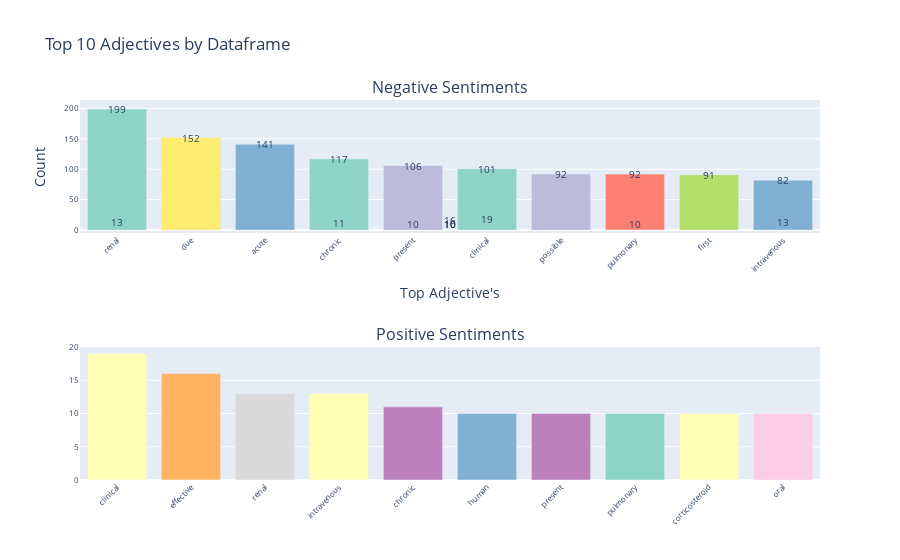

This figure's notebook cell:
### Code cell
dataframes = [negative_df, positive_df]
dataframe_names = ["Negative Sentiments", "Positive Sentiments"]
column = "context_clean"

visualize_pos(dataframes, dataframe_names, column)

### Figure 1 — Plotly figure (JSON) as saved in the notebook; plotly's stock layout.template omitted (floating-point values rounded to 4 significant figures)
{"data": [{"marker": {"color": ["rgb(141,211,199)", "rgb(255,237,111)", "rgb(128,177,211)", "rgb(141,211,199)", "rgb(190,186,218)", "rgb(141,211,199)", "rgb(190,186,218)", "rgb(251,128,114)", "rgb(179,222,105)", "rgb(128,177,211)"]}, "type": "bar", "x": ["renal", "due", "acute", "chronic", "present", "clinical", "possible", "pulmonary", "first", "intravenous"], "xaxis": "x", "y": [199, 152, 141, 117, 106, 101, 92, 92, 91, 82], "yaxis": "y"}, {"marker": {"color": ["rgb(255,255,179)", "rgb(253,180,98)", "rgb(217,217,217)", "rgb(255,255,179)", "rgb(188,128,189)", "rgb(128,177,211)", "rgb(188,128,189)", "rgb(141,211,199)", "rgb(255,255,179)", "rgb(252,205,229)"]}, "type": "bar", "x": ["clinical", "effective", "renal", "intravenous", "chronic", "human", "present", "pulmonary", "corticosteroid", "oral"], "xaxis": "x2", "y": [19, 16, 13, 13, 11, 10, 10, 10, 10, 10], "yaxis": "y2"}], "layout": {"annotations": [{"font": {"size": 16}, "showarrow": false, "text": "Negative Sentiments", "x": 0.5, "xanchor": "center", "xref": "paper", "y": 1.0, "yanchor": "bottom", "yref": "paper"}, {"font": {"size": 16}, "showarrow": false, "text": "Positive Sentiments", "x": 0.5, "xanchor": "center", "xref": "paper", "y": 0.35, "yanchor": "bottom", "yref": "paper"}, {"font": {"size": 10}, "showarrow": false, "text": "199", "x": "renal", "y": 199}, {"font": {"size": 10}, "showarrow": false, "text": "152", "x": "due", "y": 152}, {"font": {"size": 10}, "showarrow": false, "text": "141", "x": "acute", "y": 141}, {"font": {"size": 10}, "showarrow": false, "text": "117", "x": "chronic", "y": 117}, {"font": {"size": 10}, "showarrow": false, "text": "106", "x": "present", "y": 106}, {"font": {"size": 10}, "showarrow": false, "text": "101", "x": "clinical", "y": 101}, {"font": {"size": 10}, "showarrow": false, "text": "92", "x": "possible", "y": 92}, {"font": {"size": 10}, "showarrow": false, "text": "92", "x": "pulmonary", "y": 92}, {"font": {"size": 10}, "showarrow": false, "text": "91", "x": "first", "y": 91}, {"font": {"size": 10}, "showarrow": false, "text": "82", "x": "intravenous", "y": 82}, {"font": {"size": 10}, "showarrow": false, "text": "19", "x": "clinical", "y": 19}, {"font": {"size": 10}, "showarrow": false, "text": "16", "x": "effective", "y": 16}, {"font": {"size": 10}, "showarrow": false, "text": "13", "x": "renal", "y": 13}, {"font": {"size": 10}, "showarrow": false, "text": "13", "x": "intravenous", "y": 13}, {"font": {"size": 10}, "showarrow": false, "text": "11", "x": "chronic", "y": 11}, {"font": {"size": 10}, "showarrow": false, "text": "10", "x": "human", "y": 10}, {"font": {"size": 10}, "showarrow": false, "text": "10", "x": "present", "y": 10}, {"font": {"size": 10}, "showarrow": false, "text": "10", "x": "pulmonary", "y": 10}, {"font": {"size": 10}, "showarrow": false, "text": "10", "x": "corticosteroid", "y": 10}, {"font": {"size": 10}, "showarrow": false, "text": "10", "x": "oral", "y": 10}], "showlegend": false, "title": {"text": "Top 10 Adjectives by Dataframe"}, "xaxis": {"anchor": "y", "domain": [0, 1], "tickangle": -45, "tickfont": {"size": 8}, "title": {"text": "Top Adjective's"}}, "xaxis2": {"anchor": "y2", "domain": [0, 1], "tickangle": -45, "tickfont": {"size": 8}}, "yaxis": {"anchor": "x", "domain": [0.65, 1.0], "tickfont": {"size": 8}, "title": {"text": "Count"}}, "yaxis2": {"anchor": "x2", "domain": [0, 0.35], "tickfont": {"size": 8}}}}
